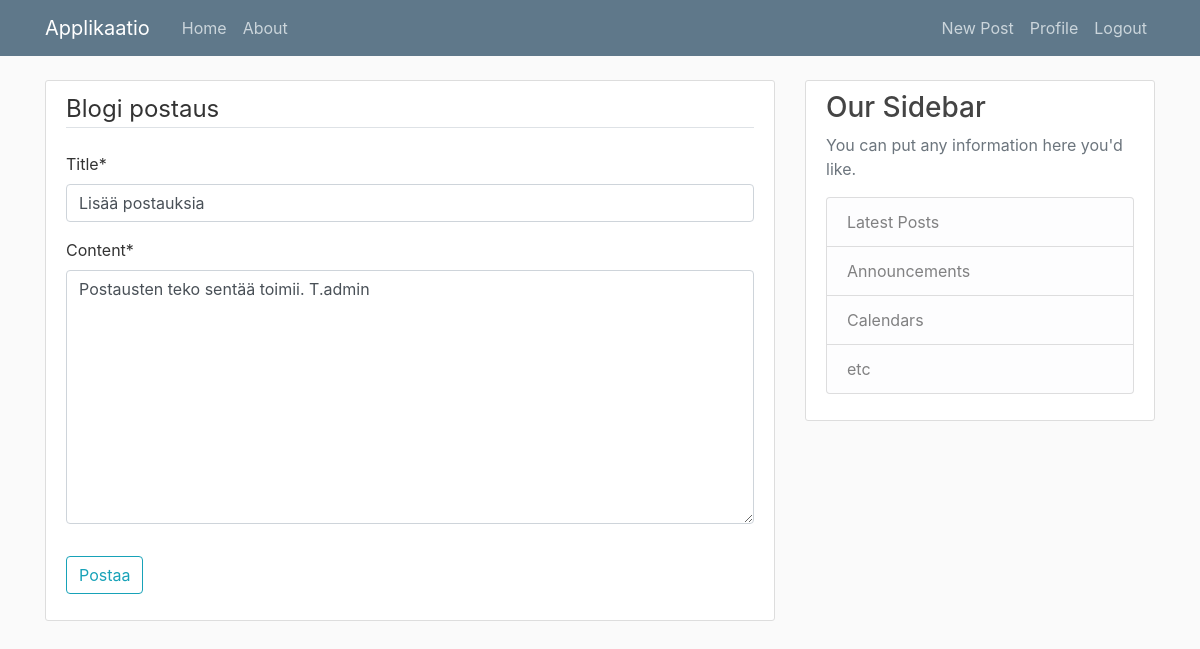
Screenshot of /post/8/update/ (signed in) with the database file from the repository.
### applikaatio/models.py (models this page shows, shortened)
class Post(models.Model):
    title = models.CharField(max_length=100)
    content = models.TextField()
    date_posted = models.DateTimeField(default=timezone.now)
    author = models.ForeignKey(User, on_delete=models.CASCADE)

### applikaatio/views.py (the view, shortened to what this page needs)
# urls.py: path('post/<int:pk>/update/', PostUpdateView.as_view(), name='post-update'),
class PostUpdateView(LoginRequiredMixin, UserPassesTestMixin, UpdateView):
    model = Post
    fields = ['title', 'content']
    def test_func(self):
        post = self.get_object()
        if self.request.user == post.author:
            return True
        return False

### applikaatio/templates/applikaatio/post_form.html (shortened to what this page needs)
{% extends "applikaatio/base.html" %}
{% load crispy_forms_tags %}
{% block content %}
    <div class="content-section">
        <form method="POST">
            <fieldset class="form-group">
                <legend class="border-bottom mb-4">Blogi postaus</legend>
                {{ form|crispy }}
            </fieldset>
            <div class="form-group">
                <button class="btn btn-outline-info" type="submit">Postaa</button>
            </div>
        </form>
    </div>
{% endblock content %}

### applikaatio/static/applikaatio/main.css (style rules this page uses)
body { background: #fafafa; color: #333333; margin-top: 5rem; }
.content-section { background: #ffffff; padding: 10px 20px; border: 1px solid #dddddd; border-radius: 3px; margin-bottom: 20px; }

### rows the page displays
Post: title "Lisää postauksia", content "Postausten teko sentää toimii. T.admin"
